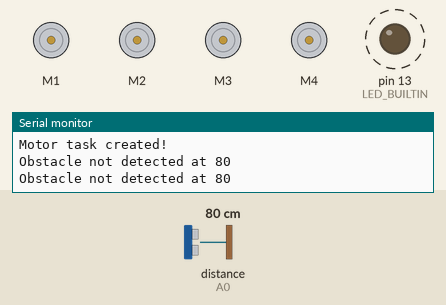
The program below on a simulated Arduino Uno, built with avr-gcc and run on an emulated ATmega328P. Parts: 4 × DC motor (green arrow = forward, orange = backward, longer = faster), output pins drawn as LEDs (lit = HIGH), the last lines printed to the serial monitor. Dashed ring = blinking. The test bench sets the inputs (shaded band); at power-on: distance to the obstacle (sensor on A0) 80 cm.

Above: at 0.77 s.
1.3 s: distance to the obstacle (sensor on A0) set to 22 cm
4.3 s: distance to the obstacle (sensor on A0) set to 18 cm
At 4.7 s:
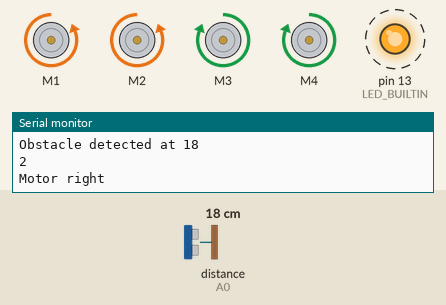
7.3 s: distance to the obstacle (sensor on A0) set to 35 cm
At 8.33 s:
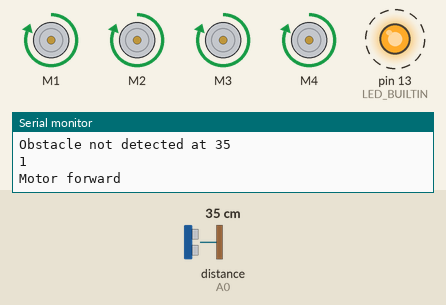
10.3 s: distance to the obstacle (sensor on A0) set to 2 cm
At 11.09 s:
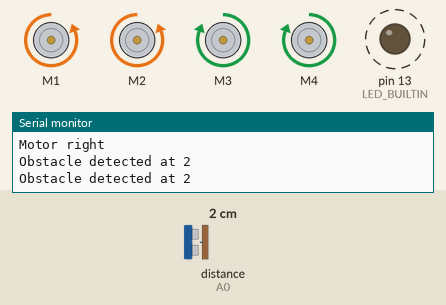
13.3 s: distance to the obstacle (sensor on A0) set to 60 cm
At 14.1 s:
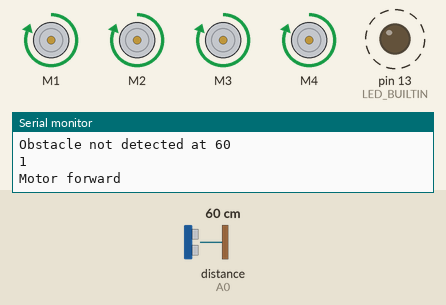
Timing chart, 0 to 17.3 s (numbered marks = the images above; inputs shaded):
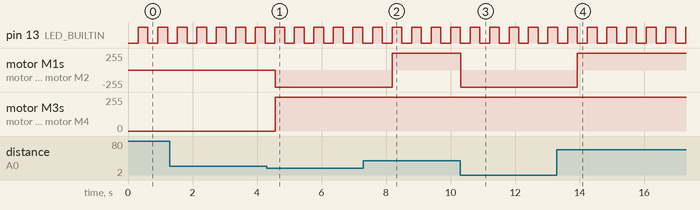

Measured:
- the behaviour switches between 20 and 19 cm on distance to the obstacle (sensor on A0) (found by bisection; images 0 and 1)
- after the input at 4.3 s, motor M1, motor M2: stopped → backward 255/255 after 0.26 s; motor M3, motor M4: stopped → forward 255/255 after 0.26 s
- after the input at 7.3 s, motor M1, motor M2: backward 255/255 → forward 255/255 after 0.89 s
- after the input at 10.3 s, motor M1, motor M2: forward 255/255 → backward 255/255 at once
- after the input at 13.3 s, motor M1, motor M2: backward 255/255 → forward 255/255 after 0.63 s
- by itself, pin 13 (LED_BUILTIN): alternates HIGH for 0.30 s and LOW for 0.30 s

The program:

main.cpp
```cpp
#include <Arduino.h>
#include <Arduino_FreeRTOS.h>
#include <queue.h>
#include "motor_control.h"

// Adafruit Motor shield library
// copyright Adafruit Industries LLC, 2009
// this code is public domain, enjoy!

#include <Ultrasonic.h>

Ultrasonic ultrasonic1(A1, A0); // An ultrasonic sensor HC-04

const uint8_t MIN_SPEED = 150;
const uint8_t MAX_SPEED = 255;
bool state = false;

bool MAKE_LOOP = false;

// obstancle distance
unsigned int obstacle_dist = 20; // distance

extern MyCar *mycar;
extern QueueHandle_t motor_queue;

void setup()
{

  pinMode(LED_BUILTIN, OUTPUT);

  Serial.begin(115200); // set up Serial library at 9600 bps
  Serial.println("Motor test!");

  TaskHandle_t motor_handle;
  // create motor task
  // Create task that consumes the queue if it was created.
  xTaskCreate(motor_task, // Task function
              "Motor",    // A name just for humans
              128,        // This stack size can be checked & adjusted by reading the Stack Highwater
              NULL,
              2, // Priority, with 3 (configMAX_PRIORITIES - 1) being the highest, and 0 being the lowest.
              &motor_handle);

  if (motor_handle == NULL)
  {
    Serial.println("Problem creating task");
  }
  Serial.println("End of task creation");
}

motor_event_t last_event = MOTOR_IDLE;
bool obstacle = false;
uint8_t obstacle_count = 0;
const uint8_t number_obstacle = 3;

void loop()
{
  unsigned int distance = ultrasonic1.read();

  if (distance < obstacle_dist)
  {
    Serial.print("Obstacle detected at ");
    Serial.println(distance);
    obstacle = true;
  }
  else
  {
    Serial.print("Obstacle not detected at ");
    Serial.println(distance);
    obstacle = false;
  }

  switch (last_event)
  {
  case MOTOR_IDLE:
    mycar->send_event(MOTOR_FORWARD, 100);
    last_event = MOTOR_FORWARD;
    break;
  case MOTOR_FORWARD:
    if (obstacle)
    {
      mycar->send_event(MOTOR_RIGHT, 100);
      last_event = MOTOR_RIGHT;
    }
    /* code */
    break;
  case MOTOR_RIGHT:
    if (!obstacle)
    {
      obstacle_count++;
    }
    else if (obstacle_count > 0)
    {
      obstacle_count--;
    }

    if (obstacle_count >= number_obstacle)
    {
      mycar->send_event(MOTOR_FORWARD, 100);
      last_event = MOTOR_FORWARD;
      obstacle_count = 0;
    }
    break;

  default:
    Serial.println("Not recognized state");
    break;
  }

  digitalWrite(LED_BUILTIN, state);
  state = !state;
  delay(300);
}
```

motor_control.h
```cpp
#ifndef MOTOR_CONTROL_H
#define MOTOR_CONTROL_H

#include <AFMotor.h>

enum motor_event_t
{
    MOTOR_IDLE = 0,
    MOTOR_FORWARD,
    MOTOR_RIGHT,
    MOTOR_LEFT,
    MOTOR_BACKWARD
};

struct motor_message_t
{
    motor_event_t event;
    int timeout_ms;
};

void motor_task(void *pv_parameters);

class MyCar
{
private:
    AF_DCMotor *motor_1;
    AF_DCMotor *motor_2;
    AF_DCMotor *motor_3;
    AF_DCMotor *motor_4;
    uint8_t motor_speed;

public:
    MyCar();
    bool set_speed(uint8_t speed);
    uint8_t get_speed(void);
    bool set_direction(motor_event_t event);
    void send_event(motor_event_t event, int timeout_ms);
};

#endif
```

motor_control.cpp
```cpp
#include <Arduino.h>
#include "motor_control.h"
#include "Arduino_FreeRTOS.h"
// Include queue support
#include <queue.h>

const int tick_ms = 100; // ms tick

// define motor queue
QueueHandle_t motor_queue;

// global variable for motor car
MyCar *mycar;

MyCar::MyCar()
{
    Serial.println("Creating MyCar!");
    motor_1 = new AF_DCMotor(1);
    motor_2 = new AF_DCMotor(2);
    motor_3 = new AF_DCMotor(3);
    motor_4 = new AF_DCMotor(4);

    // create queue
    motor_queue = xQueueCreate(10,                     // Queue length
                               sizeof(motor_message_t) // Queue item size
    );

    // set motor speed
    set_speed(255);
}

bool MyCar::set_direction(motor_event_t event)
{
    uint8_t right_motor;
    uint8_t left_motor;

    switch (event)
    {
    case MOTOR_FORWARD:
        Serial.println("Motor forward");
        right_motor = FORWARD;
        left_motor = FORWARD;
        break;
    case MOTOR_IDLE:
        Serial.println("Motor idle");
        right_motor = RELEASE;
        left_motor = RELEASE;
        break;
    case MOTOR_RIGHT:
        Serial.println("Motor right");
        right_motor = BACKWARD;
        left_motor = FORWARD;
        break;
    case MOTOR_LEFT:
        Serial.println("Motor left");
        right_motor = FORWARD;
        left_motor = BACKWARD;
        break;
    case MOTOR_BACKWARD:
        Serial.println("Motor backward");
        right_motor = FORWARD;
        left_motor = BACKWARD;
        break;
    default:
        Serial.print("Event: ");
        Serial.print(event);
        Serial.println(" not recognized!");
        return false;
    }

    motor_1->run(right_motor);
    motor_2->run(right_motor);
    motor_3->run(left_motor);
    motor_4->run(left_motor);
}

bool MyCar::set_speed(uint8_t speed)
{
    Serial.print("Set motor speed: ");
    Serial.println(speed);
    motor_speed = speed;

    motor_1->setSpeed(speed);
    motor_2->setSpeed(speed);
    motor_3->setSpeed(speed);
    motor_4->setSpeed(speed);

    return true;
}

uint8_t MyCar::get_speed()
{
    return motor_speed;
}

void MyCar::send_event(motor_event_t event, int timeout_ms)
{
    motor_message_t msg;
    msg.event = event;
    msg.timeout_ms = timeout_ms;

    if (xQueueSend(motor_queue, &msg, portMAX_DELAY) == pdFAIL)
    {
        Serial.println("Failure to send event!");
    }
    else
    {
        //Serial.println("Event send!");
    };
}

void motor_task(void *pv_parameters)
{
    // motor
    mycar = new MyCar();

    motor_message_t msg;

    Serial.println("Motor task created!");

    for (;;)
    {
        if (xQueueReceive(motor_queue, &msg, tick_ms / portTICK_PERIOD_MS) == pdPASS)
        {
            Serial.println(msg.event);
            switch (msg.event)
            {
            case MOTOR_FORWARD:
            case MOTOR_BACKWARD:
            case MOTOR_LEFT:
            case MOTOR_RIGHT:
            case MOTOR_IDLE:
                mycar->set_direction(msg.event);
                /* code */
                break;

            default:
                break;
            }
        }
    }
}
```
